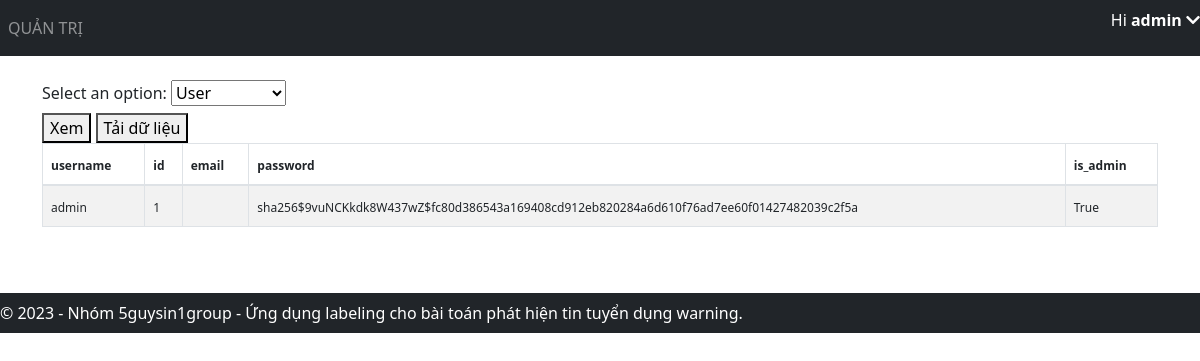
/view-data (signed in), run on an earlier commit of the app's database.
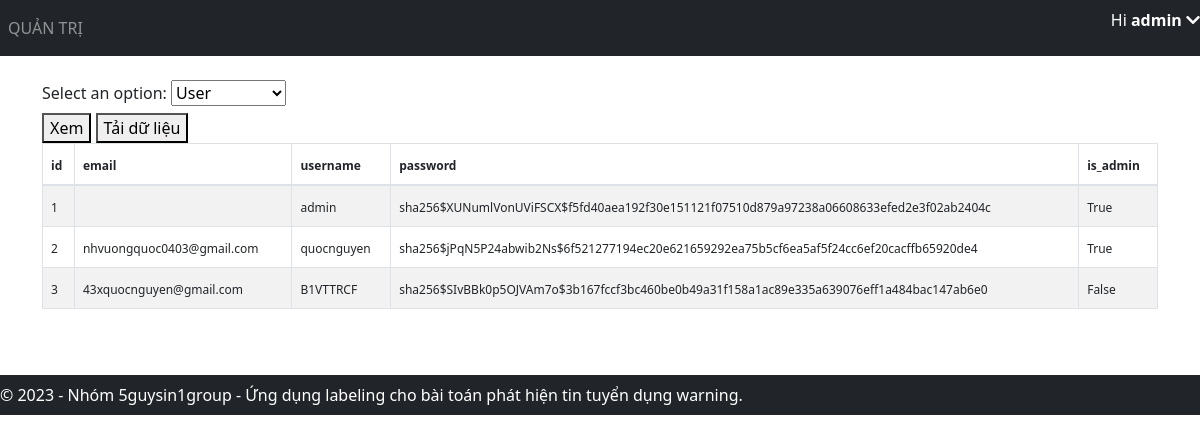
And on a later commit of the database.
### application/models.py (models this page shows)
class User(db.Model, UserMixin):
    id = db.Column(db.Integer, primary_key=True)
    email = db.Column(db.String(150), unique=True)
    username = db.Column(db.String(20), unique=True)
    password = db.Column(db.String(150))
    is_admin = db.Column(db.Boolean, default=False)
    annotations = db.relationship('Annotation')

### application/views.py (the view, shortened to what this page needs)
@views.route('/view-data', methods=['GET', 'POST'])
@login_required
def view_data():
    if not current_user.is_admin:
        return "Không có quyền truy cập vào trang quản trị admin.", 403
    data = User.query.all()
    data = [d.__dict__ for d in data]
    for d in data:
        d.pop('_sa_instance_state', None)
    return render_template(
        "view_data.html",
        user=current_user,
        data=data,
    )

### application/__init__.py (called while the page is built)
def create_app():
    app = Flask(__name__)
    app.config['SECRET_KEY'] = 'hjshjhdjah kjshkjdhjs' # random key
    app.config['SQLALCHEMY_DATABASE_URI'] = f'sqlite:///{DB_NAME}'
    db.init_app(app)
    from .views import views
    from .auth import auth
    app.register_blueprint(views, url_prefix='/')
    app.register_blueprint(auth, url_prefix='/')
    from .models import User
    with app.app_context():
        db.create_all()
        create_admin(db)
    login_manager = LoginManager()
    login_manager.login_view = 'auth.login'
    login_manager.init_app(app)
    @login_manager.user_loader
    def load_user(id):
        return User.query.get(int(id))
    return app

### application/templates/view_data.html (shortened to what this page needs)
{% extends "base.html" %}
{% block content %}
<link href="https://cdn.jsdelivr.net/npm/bootstrap@5.3.0/dist/css/bootstrap.min.css" rel="stylesheet">
<form method="POST">
    <label for="table-select">Select an option:</label>
    <select id="table-select" name="table-select">
        <option value="user" selected>User</option>
    </select>
    <br>
    <button type="submit" name="action" value="view">Xem</button>
    <button type="submit" name="action" value="download">Tải dữ liệu</button>
</form>
<div style="overflow-x: auto">
    <table id="data" class="table table-condensed table-bordered table-hover table-striped">
        <thead>
            <tr>
                {% if data %}
                    {% for key in data[0].keys() %}
                        <th><span style="font-size: 12px;" data-toggle="tooltip" data-placement="top" title="{{ key }}">{{ key }}</span></th>
                    {% endfor %}
                {% endif %}
            </tr>
        </thead>
        <tbody>
            {% if data %}
                {% for item in data %}
                    <tr>
                        {% for key in data[0].keys() %}
                            <td tabindex="1"><span style="font-size: 12px;" title="{{ item[key] }}" class="ellipsis">{{ item[key] }}</span></td>
                        {% endfor %}
                    </tr>
                {% endfor %}
            {% endif %}
        </tbody>
    </table>
</div>
{% endblock %}

### application/templates/base.html (shortened to what this page needs)
<!DOCTYPE html>
<html>
<head>
    <link rel="stylesheet" href="https://stackpath.bootstrapcdn.com/bootstrap/4.4.1/css/bootstrap.min.css" />
    <link rel="stylesheet" href="https://stackpath.bootstrapcdn.com/font-awesome/4.7.0/css/font-awesome.min.css" />
    <link rel="stylesheet" href="https://cdnjs.cloudflare.com/ajax/libs/font-awesome/5.15.4/css/all.min.css">
</head>
<body>
    <nav class="navbar navbar-expand-lg navbar-dark bg-dark">
        <div class="collapse navbar-collapse" id="navbar">
            <div class="navbar-nav">
                {% if user.is_admin %}
                <a class="nav-item nav-link" id="admin" href="/admin">QUẢN TRỊ</a>
                {% endif %}
            </div>
        </div>
        {% if user.is_authenticated %}
        <p id="greeting" class="text-white">Hi <strong>{{ user.username }}  </strong><i class="fas fa-chevron-down" id="arrow-down"></i></p>
        {% endif %}
    </nav>
    <br>
    <div class="container">{% block content %} {% endblock %}</div>
    <footer class="navbar navbar-dark bg-dark text-center py-2" style="margin-top: 50px;">
        &copy; 2023 - Nhóm 5guysin1group - Ứng dụng labeling cho bài toán phát hiện tin tuyển dụng warning.
    </footer>
</body>
</html>

### application/templates/base.html (style rules this page uses)
body { min-height: 3000px; }
footer { position: absolute; left: 0; bottom: 0; width: 100%; background-color: #343a40; color: #fff; padding: 10px; }

### application/templates/view_data.html (style rules this page uses)
.ellipsis { max-width: 100px; white-space: nowrap; overflow: hidden; text-overflow: ellipsis; }

What changed in the data, as far as the page shows it:
added User: item "2" "nhvuongquoc0403@gmail.com" "quocnguyen" "sha256$jPqN5P24abwib2Ns$6f521277194ec20e621659292ea75b5cf6ea5af5f24cc6ef20cacffb65920de4" "True"
added User: item "3" "43xquocnguyen@gmail.com" "B1VTTRCF" "sha256$SIvBBk0p5OJVAm7o$3b167fccf3bc460be0b49a31f158a1ac89e335a639076eff1a484bac147ab6e0" "False"
Also different on the page:
new list line: "sha256$XUNumlVonUViFSCX$f5fd40aea192f30e151121f07510d879a97238a06608633efed2e3f02ab2404c"
list line gone: "sha256$9vuNCKkdk8W437wZ$fc80d386543a169408cd912eb820284a6d610f76ad7ee60f01427482039c2f5a"
